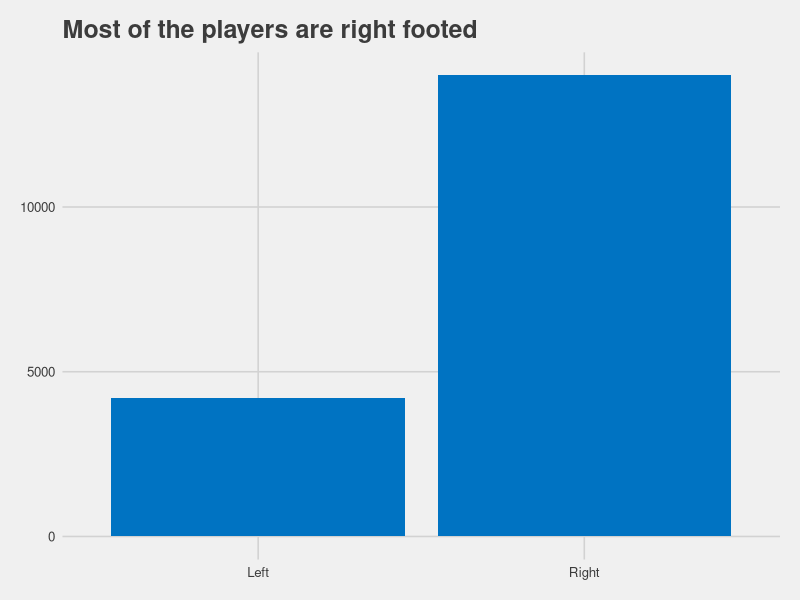
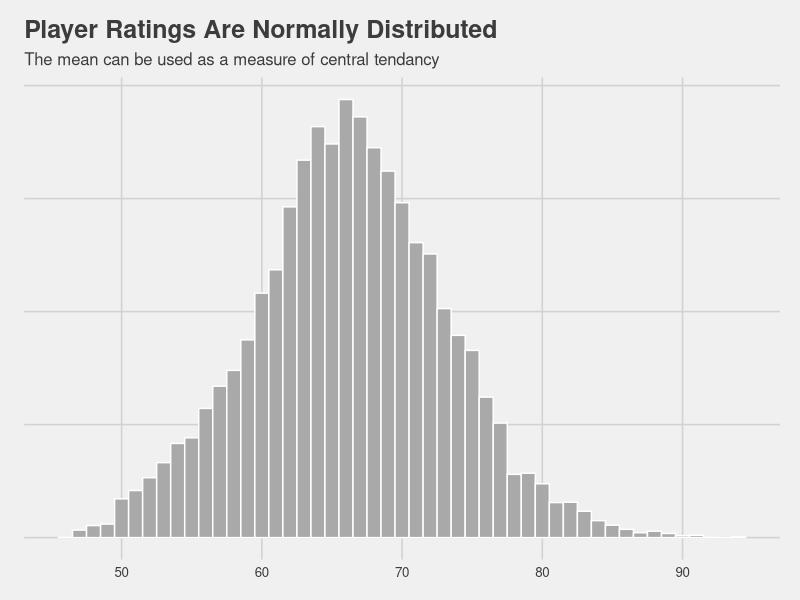
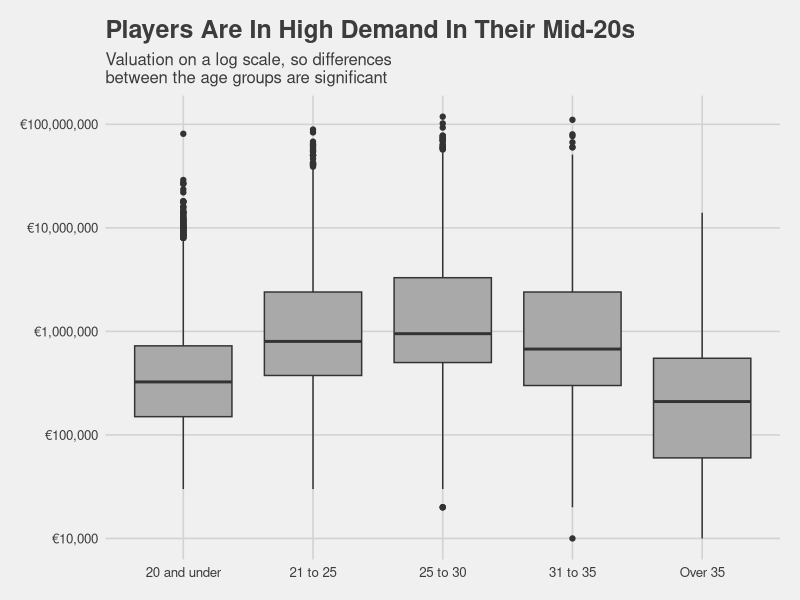
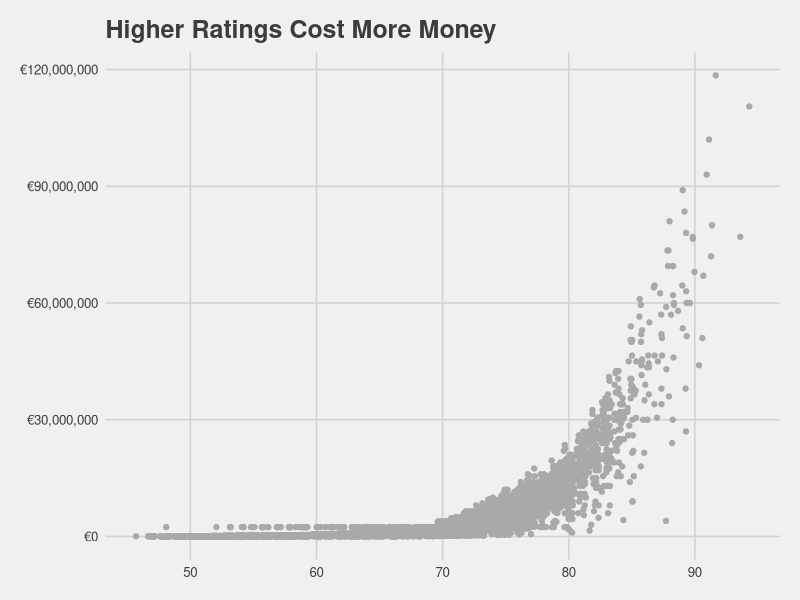

Write R code to recreate these figures, in order. (Note: this script raises an error after producing the figures.)
fifa = read.csv("1_cleaned_data.csv")
library("ggplot2")
library("ggthemes")
library("magrittr")
library("dplyr")
library("scales")
options(scipen = 999)

#FREQUENCY PLOT OF FOOT PREFERRENCE
print(ggplot(fifa, aes(Preferred.Foot)) +geom_bar(fill = "#0073C2FF") + ggtitle("Most of the players are right footed") + theme_fivethirtyeight())

#HISTOGRAM OF PLAYER RATING
print(fifa %>%
  ggplot(aes(x= Overall)) +
  geom_histogram(color = "white", fill = "darkgrey", binwidth = 1) +
  ggtitle("Player Ratings Are Normally Distributed", subtitle = "The mean can be used as a measure of central tendancy") +
  theme_fivethirtyeight() +
  theme(axis.text.y = element_blank()))

#BOXPLOT OF AGE VS VALUE
fifa <- fifa %>%
  mutate(AgeGroup = ifelse(Age <= 20, "20 and under", ifelse(Age > 20 & Age <=25, "21 to 25", ifelse(Age > 25 & Age <= 30, "25 to 30", ifelse(Age > 30 & Age <= 35, "31 to 35", "Over 35")))))
print(fifa %>%
        ggplot(aes(x= AgeGroup, y= Value)) +
        geom_boxplot(fill = "darkgrey") +
        scale_y_log10(labels = dollar_format(prefix = "€")) +
        ggtitle("Players Are In High Demand In Their Mid-20s", subtitle = "Valuation on a log scale, so differences \nbetween the age groups are significant") +
        theme_fivethirtyeight())


#SCATTERPLOT OF VALUE VS OVERALL RATING
print(fifa %>%
        ggplot(aes(x= Overall, y= Value)) +
        geom_point(position = "jitter", color = "darkgrey") +
        ggtitle("Higher Ratings Cost More Money") +
        scale_y_continuous(labels = dollar_format(prefix = "€")) +
        theme_fivethirtyeight())

# FREQUENCY PLOT OF TEAM VS TOTAL WAGE
print(fifa %>% 
  group_by(Club) %>% 
  summarise(TotalWages = sum(Wage, na.rm = T),) %>%
  arrange(desc(TotalWages)) %>% head(n= 20) %>%
  ggplot(aes(x= reorder(Club, TotalWages), y= TotalWages)) +
  geom_col(colour = "black") +
  scale_y_continuous(labels = dollar_format(prefix = "€")) +
  coord_flip() +
  ggtitle("The 20 highest wage bills in FIFA19 and how much one rating point costs in wages") +
  theme_fivethirtyeight() +
  theme(legend.position = "none"))